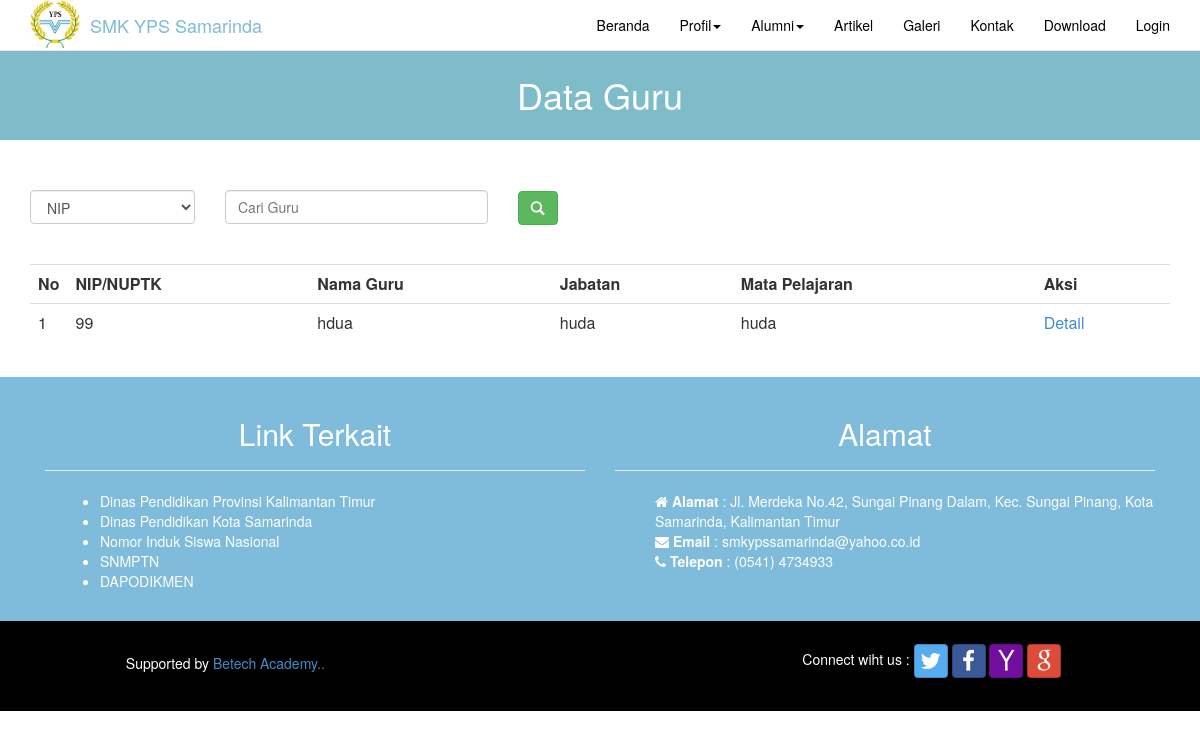
/index.php/guru, run on the app's committed database.
### tables this page shows
CREATE TABLE IF NOT EXISTS `tb_guru` (
  `guru_id` int(11) NOT NULL AUTO_INCREMENT,
  `nip_guru` bigint(20) NOT NULL,
  `nama_guru` varchar(100) NOT NULL,
  `jabatan` varchar(100) NOT NULL,
  `mata_pelajaran` varchar(100) NOT NULL,
  `alamat` text NOT NULL,
  `tempat_lahir` varchar(50) NOT NULL,
  `tanggal_lahir` date NOT NULL,
  `nama_file` text NOT NULL,
  PRIMARY KEY (`guru_id`)
);

CREATE TABLE IF NOT EXISTS `tb_alamat` (
  `id_alamat` int(11) NOT NULL AUTO_INCREMENT,
  `alamat` text NOT NULL,
  `email` varchar(100) NOT NULL,
  `notlp` varchar(20) NOT NULL,
  PRIMARY KEY (`id_alamat`)
);

### application/libraries/template.php (called while the page is built)
<?php if ( ! defined('BASEPATH')) exit('No direct script access allowed');
class Template {
		var $template_data = array();
		function set($name, $value)
		{
			$this->template_data[$name] = $value;
		}
		function load($template = '', $view = '' , $view_data = array(), $return = FALSE)
		{
			$this->CI =& get_instance();
			$this->set('contents', $this->CI->load->view($view, $view_data, TRUE));
			return $this->CI->load->view($template, $this->template_data, $return);
		}
}

### application/controllers/guru.php (called while the page is built, shortened)
<?php
class Guru extends CI_Controller
{
	function index()
	{
        $config['base_url'] = base_url().'index.php/front/guru/';
        $config['total_rows'] = $this->model_guru->lihatdata()->num_rows();
        $config['per_page'] = 10;
        $this->pagination->initialize($config);
        $data['paging']     =$this->pagination->create_links();
        $halaman            =$this->uri->segment(3);
        $halaman            =$halaman==''?0:$halaman;
		$data['alamat']=$this->model_alamat->lihatdata();
		$data['guru']=$this->model_guru->tampilkan_data_paging($halaman,$config['per_page']);
		$this->template->load('template(1)','front/lihat_guru',$data);
	}
}
 ?>

### index.php (called while the page is built, shortened)
<?php
require_once BASEPATH.'core/CodeIgniter.php';

### application/config/config.php (called while the page is built, shortened)
<?php
$config['base_url'] = 'http://localhost/server/SMK-YPS-SAMARINDA/';
$config['index_page'] = 'index.php';
$config['uri_protocol']	= 'REQUEST_URI';
$config['url_suffix'] = '';
$config['language']	= 'english';
$config['charset'] = 'UTF-8';
$config['enable_hooks'] = FALSE;
$config['subclass_prefix'] = 'MY_';
$config['composer_autoload'] = FALSE;
$config['permitted_uri_chars'] = 'a-z 0-9~%.:_\-';
$config['allow_get_array'] = TRUE;
$config['enable_query_strings'] = FALSE;
$config['controller_trigger'] = 'c';
$config['function_trigger'] = 'm';
$config['directory_trigger'] = 'd';
$config['log_threshold'] = 0;
$config['log_path'] = '';
$config['log_file_extension'] = '';
$config['log_file_permissions'] = 0644;
$config['log_date_format'] = 'Y-m-d H:i:s';
$config['error_views_path'] = '';
$config['cache_path'] = '';
$config['cache_query_string'] = FALSE;
$config['encryption_key'] = '';
$config['sess_driver'] = 'files';
$config['sess_cookie_name'] = 'ci_session';
$config['sess_expiration'] = 7200;
$config['sess_save_path'] = NULL;
$config['sess_match_ip'] = FALSE;
$config['sess_time_to_update'] = 300;
$config['sess_regenerate_destroy'] = FALSE;
$config['cookie_prefix']	= '';
$config['cookie_domain']	= '';
$config['cookie_path']		= '/';
$config['cookie_secure']	= FALSE;
$config['cookie_httponly'] 	= FALSE;
$config['standardize_newlines'] = FALSE;
$config['global_xss_filtering'] = FALSE;
$config['csrf_protection'] = FALSE;
$config['csrf_token_name'] = 'csrf_test_name';
$config['csrf_cookie_name'] = 'csrf_cookie_name';
$config['csrf_expire'] = 7200;
$config['csrf_regenerate'] = TRUE;
$config['csrf_exclude_uris'] = array();
$config['compress_output'] = FALSE;
$config['time_reference'] = 'local';
$config['rewrite_short_tags'] = FALSE;
$config['proxy_ips'] = '';

### application/config/pagination.php (called while the page is built, shortened)
<?php  if ( ! defined('BASEPATH')) exit('No direct script access allowed');
                $config['full_tag_open'] = '<ul class="pagination">';
                $config['full_tag_close'] = '</ul>';
                $config['first_link'] = '&laquo; First';
                $config['first_tag_open'] = '<li>';
                $config['first_tag_close'] = '</li>';
                $config['prev_link'] = '&laquo;';
                $config['prev_tag_open'] = '<li>';
                $config['prev_tag_close'] = '</li>';
                $config['last_tag_open'] = '<li>';
                $config['last_tag_close'] = '</li>';
                $config['next_link'] = '&raquo;';
                $config['next_tag_open'] = '<li>';

### application/models/model_guru.php (called while the page is built, shortened)
<?php
class Model_guru extends CI_Model
{
	function tampilkan_data_paging($halaman,$batas)
  	{
      return $this->db->query("select *from tb_guru ORDER BY nama_guru ASC limit $halaman,$batas");
  	}
}
 ?>

### application/models/model_alamat.php (called while the page is built, shortened)
<?php
class Model_alamat extends CI_Model
{
	function lihatdata()
	{
		return $this->db->get_where('tb_alamat');
	}
}
 ?>

### application/views/front/lihat_guru.php (the view, shortened to what this page needs)
<html>
<head>
</head>
<body>
 <div>
 		<h1>Data Guru</h1>
 </div>
 </div><br><br>
 <?php echo form_open('guru/cari_guru');?>
<div class="container">
	<div class="row">
	<div class="col-sm-2">
		<select name="field" class="form-control">
		<option value="nip_guru">NIP</option>
	</select>
	</div>
	<div class="col-md-3">
	<input type="text" class="form-control" name="keyword" placeholder="Cari Guru" required>
	</div>
	<div class="col-md-2">
	<button type="submit" value="Cari" class="glyphicon glyphicon-search btn btn-success"></button>
	</div>
	</div>
</div>
<br><br>
<div class="container">
<table class="table table-borde" id="black">
	<tr>
		<th>No</th>
		<th>NIP/NUPTK</th>
		<th>Nama Guru</th>
		<th>Jabatan</th>
		<th>Mata Pelajaran</th>
		<th>Aksi</th>
	</tr>
<?php
$no=1;
foreach ($guru->result() as $r)
{
?>
	<tr><td width='10'><?php echo $no;?></td>
	<td><?php echo $r->nip_guru;?></td>
	<td><?php echo $r->nama_guru;?></td>
	<td><?php echo $r->jabatan; ?></td>
	<td><?php echo $r->mata_pelajaran;?></td>
	<td><?php echo anchor('guru/guru_detail/'.$r->guru_id,'Detail');?></td>
	</tr>
	<?php
	$no++;
	}
	?>
	</table>
</div>

### application/views/template(1).php (shortened to what this page needs)
<html lang="en">
<head>
  <link href="<?php echo base_url();?>assets/css/bootstrap.min.css" rel="stylesheet">
  <link href="<?php echo base_url();?>assets/css/template.css" rel="stylesheet">
  <link href="<?php echo base_url();?>assets/css/hover.css" rel="stylesheet">
  <link href="<?php echo base_url();?>assets/css/stylish-portfolio.css" rel="stylesheet">
  <link href="<?php echo base_url();?>assets/css/bootstrap-social.css" rel="stylesheet">
  <link href="<?php echo base_url();?>assets/font-awesome/css/font-awesome.min.css" rel="stylesheet">
</head>
<body>
  <header>
  <nav class="navbar navbar-default navbar-fixed-top" role="navigation">
   <div class="container">
    <div class="navbar-header">
      <a href="#" class="pull-left"><img src="<?php echo base_url('assets/css/img/30401090.png');?>" width="50px;" style="margin-right: 10px"></a><a href="#" class="navbar-brand">SMK YPS Samarinda</a>
    </div>
      <div class="collapse navbar-collapse" id="myNavbar">
      <ul class="nav navbar-nav navbar-right">
      <li><?php echo anchor('index','Beranda',array('class'=>'hvr-overline-from-center'));?></a></li>
      <li class="dropdown">
              <a href="#" class="dropdown-toggle hvr-overline-from-center" data-toggle="dropdown">Profil<span class="caret"></span></a>
            </li>
      <li class="dropdown">
              <a href="#" class="dropdown-toggle hvr-overline-from-center" data-toggle="dropdown">Alumni<span class="caret"></span></a>
      </li>
      <li><?php echo anchor('artikel','Artikel',array('class'=>'hvr-overline-from-center'));?></li>
      <li><?php echo anchor('galeri','Galeri',array('class'=>'hvr-overline-from-center'));?></li>
      <li><?php echo anchor('kontak','Kontak',array('class'=>'hvr-overline-from-center'));?></li>
      <li><?php echo anchor('download','Download',array('class'=>'hvr-overline-from-center'));?></li>
      <li><?php echo anchor('auth/login','Login',array('class'=>'hvr-bounce-to-bottom'))?></li>
      </ul>
      </div>
        </nav>
        </div></div></nav></header>
  <div>
  <div>
     <?php echo $contents;?>
  </div>
    <div id="services" class="services">
      <div class="container">
        <div class="col-md-6">
           <h2 align="center">Link Terkait</h2>
           <hr>
           <div class="col-md-12">
              <ul class="arrow">
                        <li><a href="http://disdik.kaltimprov.go.id/" target="_blank" >Dinas Pendidikan Provinsi Kalimantan Timur</a></li>
                        <li><a href="http://disdik.samarindakota.go.id/" target="_blank">Dinas Pendidikan Kota Samarinda</a></li>
                        <li><a href="http://nisn.data.kemdikbud.go.id/page/data" target="_blank">Nomor Induk Siswa Nasional</a></li>
                        <li><a href="http://snmptn.ac.id/" target="_blank">SNMPTN</a></li>
                        <li><a href="http://dapo.dikmen.kemdikbud.go.id/" target="_blank">DAPODIKMEN</a></li>
                    </ul>
            </div>
        </div>
      <div class="col-md-6">
      <h2 align="center">Alamat</h2>
                <hr>
                  <ul class="arrow">
                  <?php foreach ($alamat->result() as $r)
                  {
                  ?>
                        <i class="fa fa-home"></i>
                        <strong>Alamat</strong> : <?php echo $r->alamat;?>
                        <br>
                        <i class="fa fa-envelope"></i>
                        <strong>Email</strong> : <a href="mailto:<?php echo $r->email; ?>"><?php echo $r->email;?></a> <br>
                        <i class="fa fa-phone"></i>
                        <strong>Telepon</strong> : <?php echo $r->notlp;?>
                  <?php } ?>
                  </ul>
                </div>
            </div>
    </div>
  <footer class="footer">
  <div class="container-fluid">
          <div class="col-md-4">
            <p align="center" style="color: white;padding-top: 9px;">Supported by <a href="http://betech.academy/">Betech Academy..</a></p>
          </div>
           <div class="col-md-4 col-md-offset-4">
               <p style="color: white">Connect wiht us :
               <a class="btn btn-social-icon btn-twitter" href="https://twitter.com/"><span class="fa fa-twitter"></span></a>
               <a class="btn btn-social-icon btn-facebook" href="https://www.facebook.com/smkypssmd/"><span class="fa fa-facebook"></span></a>
               <a class="btn btn-social-icon btn-yahoo" href="https://id.yahoo.com/?p=us/"><span class="fa fa-yahoo"></span></a>
               <a class="btn btn-social-icon btn-google" href="https://gmail.com/"><span class="fa fa-google"></span></a>
          </div>
        </div>
</footer>
</body>
</html>

### assets/css/template.css (style rules this page uses)
h1 { background-color:#7fbcca; color: white; text-align:center; padding: 25px; margin-top: 50px; }
.arrow a { color: white; }
.navbar-default { background-color:white; color:white; border-radius:0; }
.navbar-default .navbar-nav > li > a { color:black; }
.navbar-default .navbar-brand { color:#7fbbda; }

### assets/css/stylish-portfolio.css (style rules this page uses)
.services { width: 100%; background: #7fbbda; padding: 20px 0; color: #ffffff; }
.footer { width: 100%; padding: 23px; background-color: black; }

### application/views/template(1).php (style rules this page uses)
.navbar .navbar-nav { display: inline-block; float: none; vertical-align: top; }
.navbar .navbar-collapse { text-align: center; }

### data on the page
tb_guru: nip_guru "99", nama_guru "hdua", jabatan "huda", mata_pelajaran "huda", guru_id "Detail"
tb_alamat: alamat "Jl. Merdeka No.42, Sungai Pinang Dalam, Kec. Sungai Pinang, Kota Samarinda, Kalimantan Timur", email "smkypssamarinda@yahoo.co.id", notlp "(0541) 4734933"

### other printed values
anchor('index','Beranda',array('class'=>'hvr-overline-from-center')) "Beranda"
anchor('artikel','Artikel',array('class'=>'hvr-overline-from-center')) "Artikel"
anchor('galeri','Galeri',array('class'=>'hvr-overline-from-center')) "Galeri"
anchor('kontak','Kontak',array('class'=>'hvr-overline-from-center')) "Kontak"
anchor('auth/login','Login',array('class'=>'hvr-bounce-to-bottom')) "Login"
